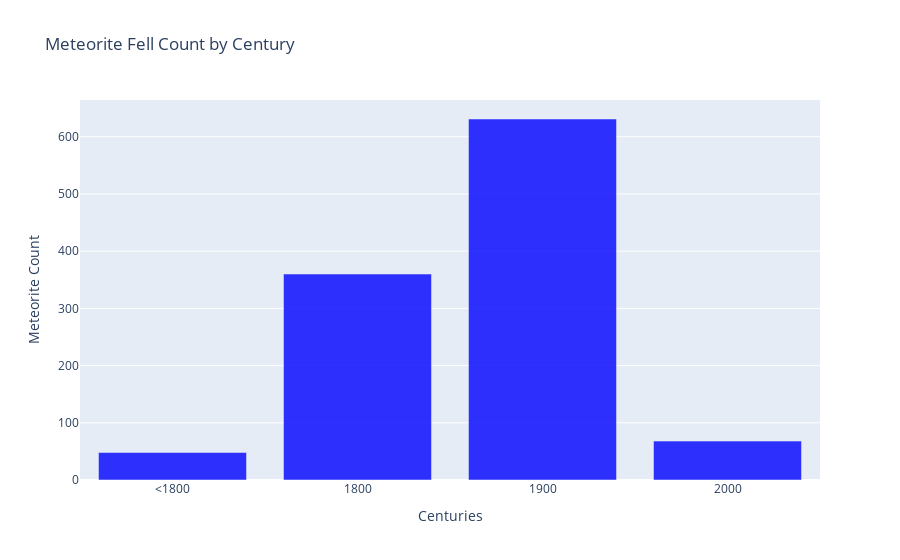

Notebook code cell kept with this figure:
### Code cell
# Century fell data bar graph 

x_axis = ["<1800", "1800", "1900", "2000"]
y_axis_fell = [48, 360, 631, 68]

fig = go.Figure()
fig.add_trace(go.Bar(
    x=x_axis,
    y=y_axis_fell,
    name='Fell',
    marker_color='blue',
    opacity=0.8 # Set opacity to 0.8 to make the "fell" bars more visible
))

fig.update_layout(
    title='Meteorite Fell Count by Century',
    xaxis_title='Centuries',
    yaxis_title='Meteorite Count',
    barmode='group'
)

fig.show()

### Figure 1 — Plotly figure (JSON) as saved in the notebook; plotly's stock layout.template omitted (floating-point values rounded to 4 significant figures)
{"data": [{"marker": {"color": "blue"}, "name": "Fell", "opacity": 0.8, "type": "bar", "x": ["<1800", "1800", "1900", "2000"], "y": [48, 360, 631, 68]}], "layout": {"barmode": "group", "title": {"text": "Meteorite Fell Count by Century"}, "xaxis": {"title": {"text": "Centuries"}}, "yaxis": {"title": {"text": "Meteorite Count"}}}}
